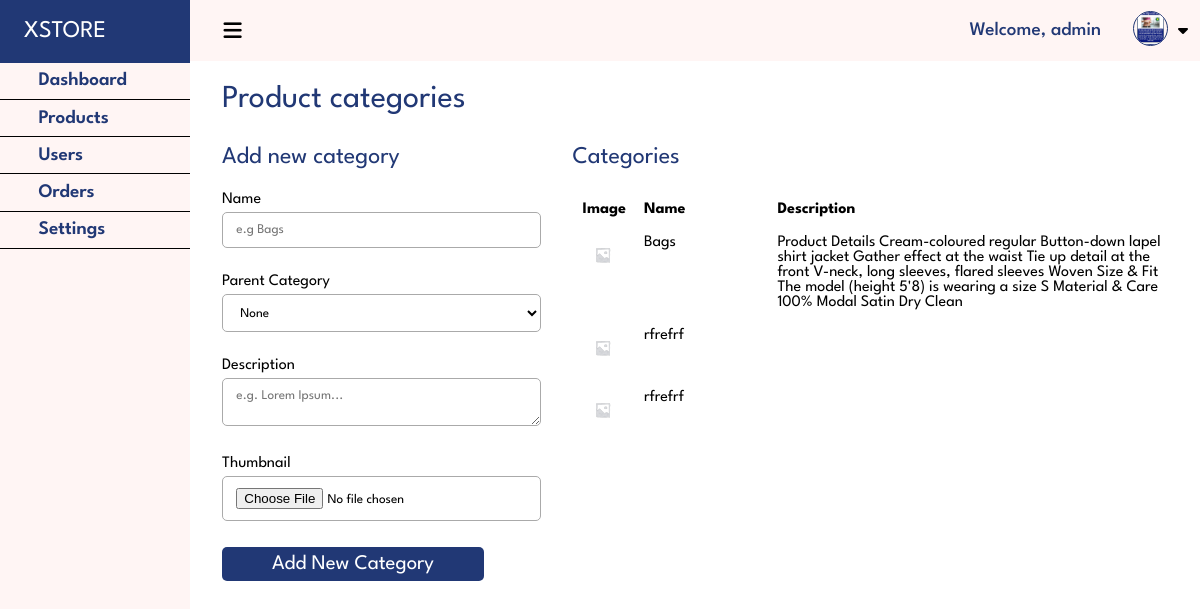
/admin/categories.php (signed in), run on the app's committed database.
### tables this page shows
CREATE TABLE `categories` (
  `id` int(11) NOT NULL,
  `name` varchar(200) NOT NULL,
  `parent` varchar(200) NOT NULL,
  `description` varchar(1500) NOT NULL,
  `thumb` varchar(200) NOT NULL DEFAULT 'placeholder.png'
);

### class/autoloader.php (called while the page is built, shortened)
<?php
function registerClass($className)
{
    $extension = '.class.php';
}

### class/db.class.php (called while the page is built, shortened)
<?php
class Db{
    private $dbname = 'project';
    private $host = 'localhost';
    private $user = 'root';
    private $pwd = '';
    private function connect()
    {
        $db = "mysql:host=$this->host;dbname=$this->dbname;";
        $pdo = new pdo($db,$this->user,$this->pwd);
        $pdo->setAttribute(pdo::ATTR_DEFAULT_FETCH_MODE,pdo::FETCH_ASSOC);
        return $pdo;
    }
    public function select($table,$condition = '')
    {
        $query = "SELECT * FROM `$table`";
        $data = $this->connect()->query($query);
        $data = $data->fetchAll();
        return $data;
    }
}

### class/product.class.php (called while the page is built, shortened)
<?php
require_once('autoloader.php');
class Product extends Db{
    public function get_categories()
    {
        $categories = Db::select('categories');
        return $categories;
    }
}

### admin/categories.php (the view, shortened to what this page needs)
<?php
require_once('../class/autoloader.php');
$product = new product();
?>
<!DOCTYPE html>
<html lang="en">
<head>
<?php require_once('header.php') ?>
    <p class="title">Product categories</p>
    <div id="col_left">
    <p class="subtitle">Add new category</p>
    <form id="add_user" class="flex_container" action="" method="post">
                <div class="flex_100">
                    <p class="label">Name</p>
                    <input type="text" name="name" id="name" placeholder="e.g Bags" />
                </div>
                <div class="flex_100">
                    <p class="label">Parent Category</p>
                    <select name="user_type">
                        <option value="" selected>None</option>
                    </select>
                </div>
                <div class="flex_100">
                    <p class="label">Description</p>
                    <textarea name="decription" id="decription" placeholder="e.g. Lorem Ipsum..."></textarea>
                </div>
                <div class="flex_100">
                    <p class="label">Thumbnail</p>
                    <input type="file" name="thumb" id="thumb" accept="image/*">
                </div>
                <div class="flex_100">
                    <button type="submit" class="submit">Add New Category</button>
                </div>
            </form>
    </div>
    <div id="col_right">
    <p class="subtitle">Categories</p>
    <table class="product_list datatable">
            <thead>
            <tr>
                <th>Image</th>
                <th>Name</th>
                <th>Description</th>
            </tr>
            </thead>
            <tbody>
            <?php
                $allProducts =  $product->get_categories();
                if($allProducts){
                    $products = '';
                    foreach($allProducts as $product){
                        $imgurl = SITEURL.'assets/images/products/'.$product['thumb'];
                        $products .= '<tr class="table_row">';
                        $products .= "<td class='col_thumb'><img src='$imgurl' width='40px' height='40px'></td>";
                        $products .= "<td class='col_name'>{$product['name']}
                        <div class='row_action'>
                            <span class='edit'><a href='#'>Edit</a></span> |
                            <span class='delete'><a href='#'>Delete</a></span>
                        </div>
                        </td>";
                        $products .= "<td>{$product['description']}</td>";
                        $products .= '</tr>';
                    }
                }
                echo $products;
            ?>
            </tbody>
        </table>
    </div>
<?php require('footer.php') ?>

### admin/assets/css/admin.css (style rules this page uses)
* { padding:0; margin:0; box-sizing: border-box; font-family: 'League Spartan', sans-serif; }
:root { --primary: #213875; --hover: #F433AB; --secondary:#fff5f4; --body-background: #ffffff; --accent:#dcf6da; }
#col_left { width:35%; float:left; padding-right:1em; }
#col_right { width:65%; float:right; padding-left:1em; }
.title { font-size:2em; color:var(--primary); padding-bottom:1em; }
.subtitle { font-size:1.5em; color:var(--primary); padding-bottom:1em; }
form { overflow: hidden; position: relative; }
form .label { padding-bottom: 5px; }
form :is(input,textarea,select):focus { outline: 0; border: 2px solid var(--primary); }
form :is(input,textarea,select) { width: -moz-available; width: -webkit-fill-available; margin-bottom: 2em; border:1px solid #aaa; padding:0.8em 1em; border-radius:5px; background-color: var(--body-background); }
.flex_container { display: flex; flex-wrap: wrap; gap:1%; }
.flex_100 { flex:1 0 98%; position: relative; }
form .submit { background-color:var(--primary); color:white; cursor:pointer; font-size:1.3rem; padding:7px 50px; border-radius:5px; border:none; }
table.datatable { width:100%; }
table.datatable :is(th,tr,td) { text-align: left; padding: 0.5em; vertical-align: top; }
.col_thumb { width:50px; }
.col_thumb img { width:auto; }
.col_name { width:22%; }

### data on the page
categories: thumb (placeholder picture), name "Bags", description "Product Details Cream-coloured regular Button-down lapel shirt jacket Gather effect at the waist Tie up detail at the front V-neck, long sleeves, flared sleeves Woven Size & Fit The model (height 5'8) is wearing a size S Material & Care 100% Modal Satin Dry Clean"
categories: thumb (placeholder picture), name "rfrefrf"
categories: thumb (placeholder picture), name "rfrefrf"

### other printed values
$_SESSION['USERNAME'] "admin"
